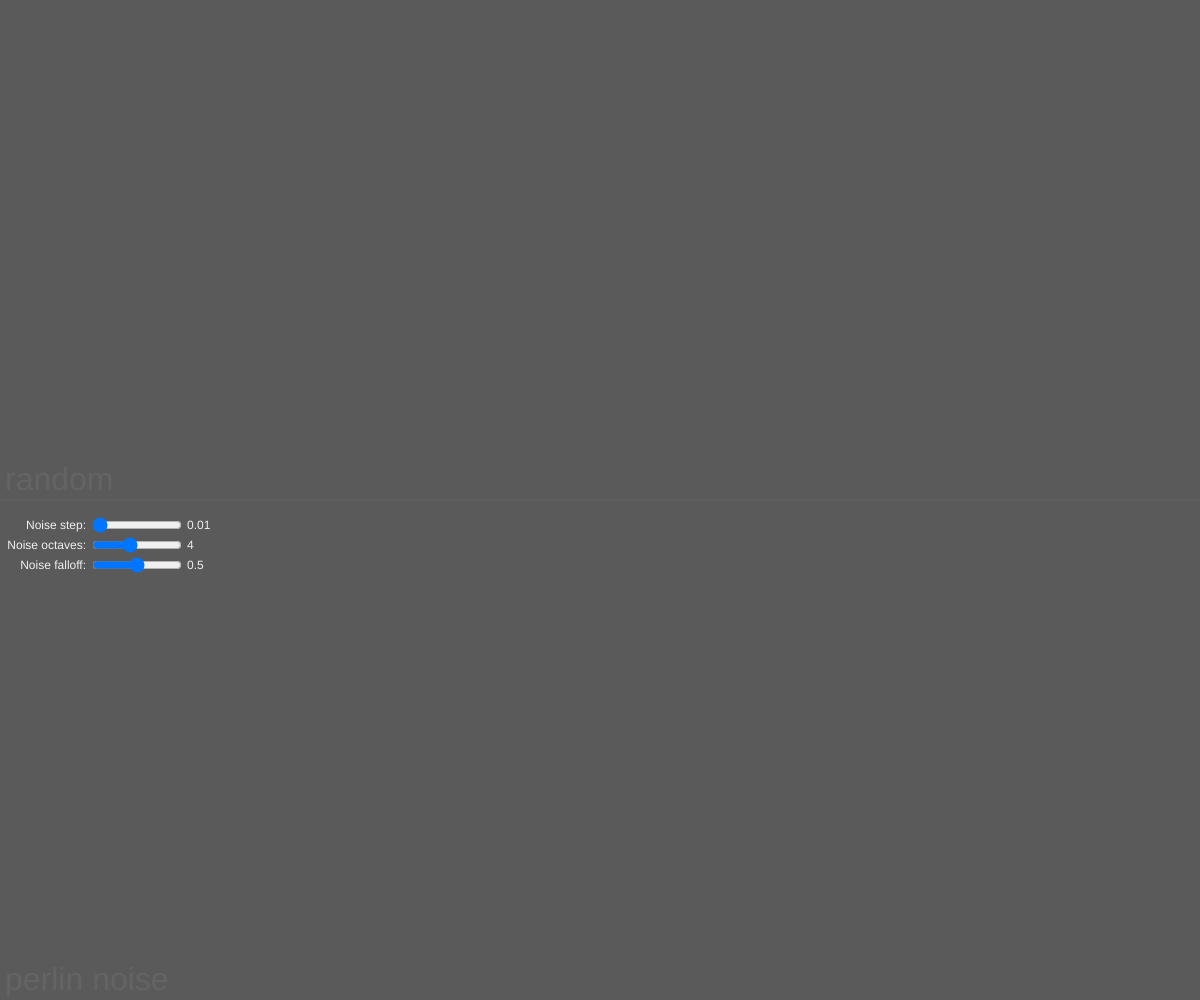
Frame 1 (no input)
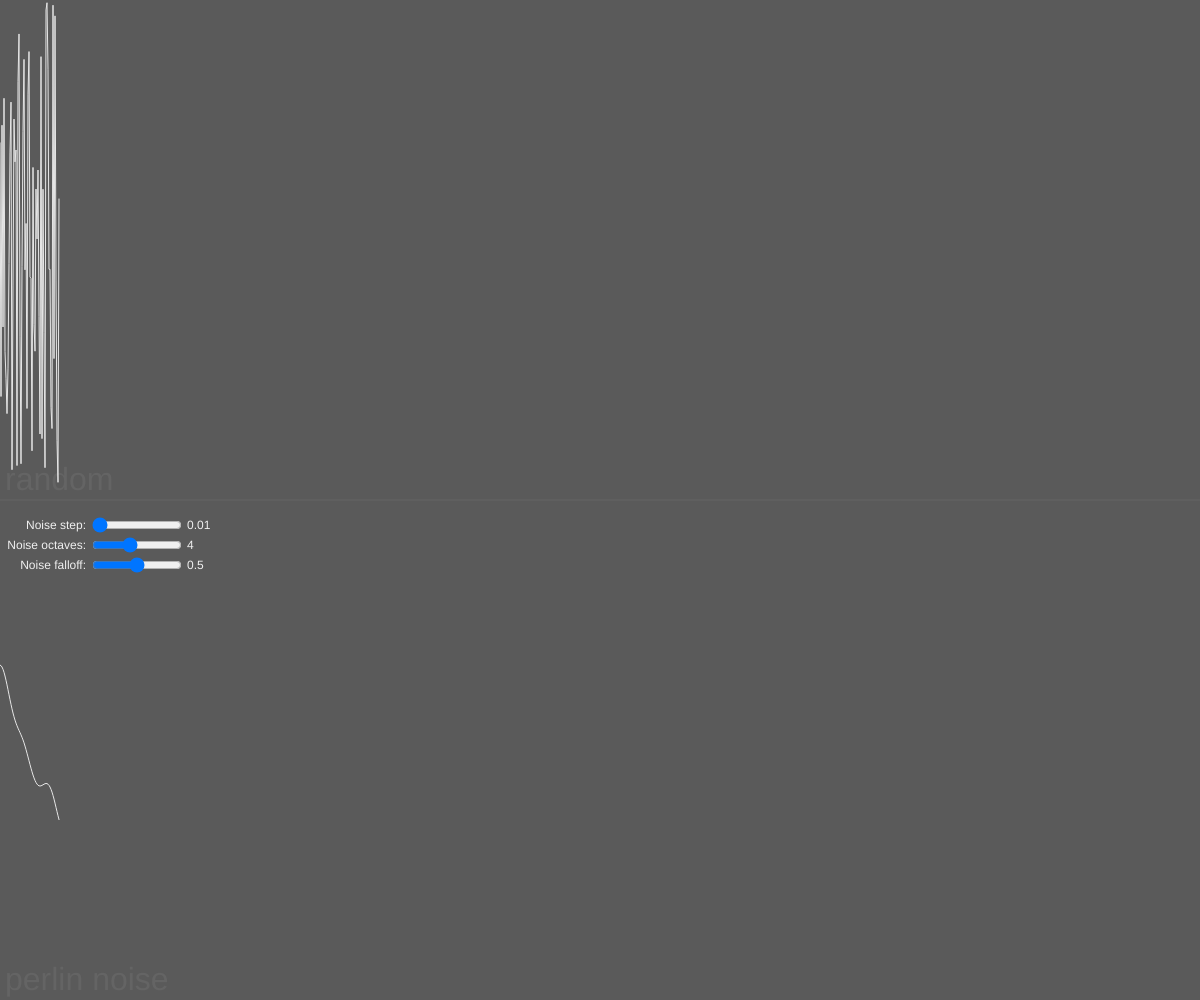
Frame 60 (no input)
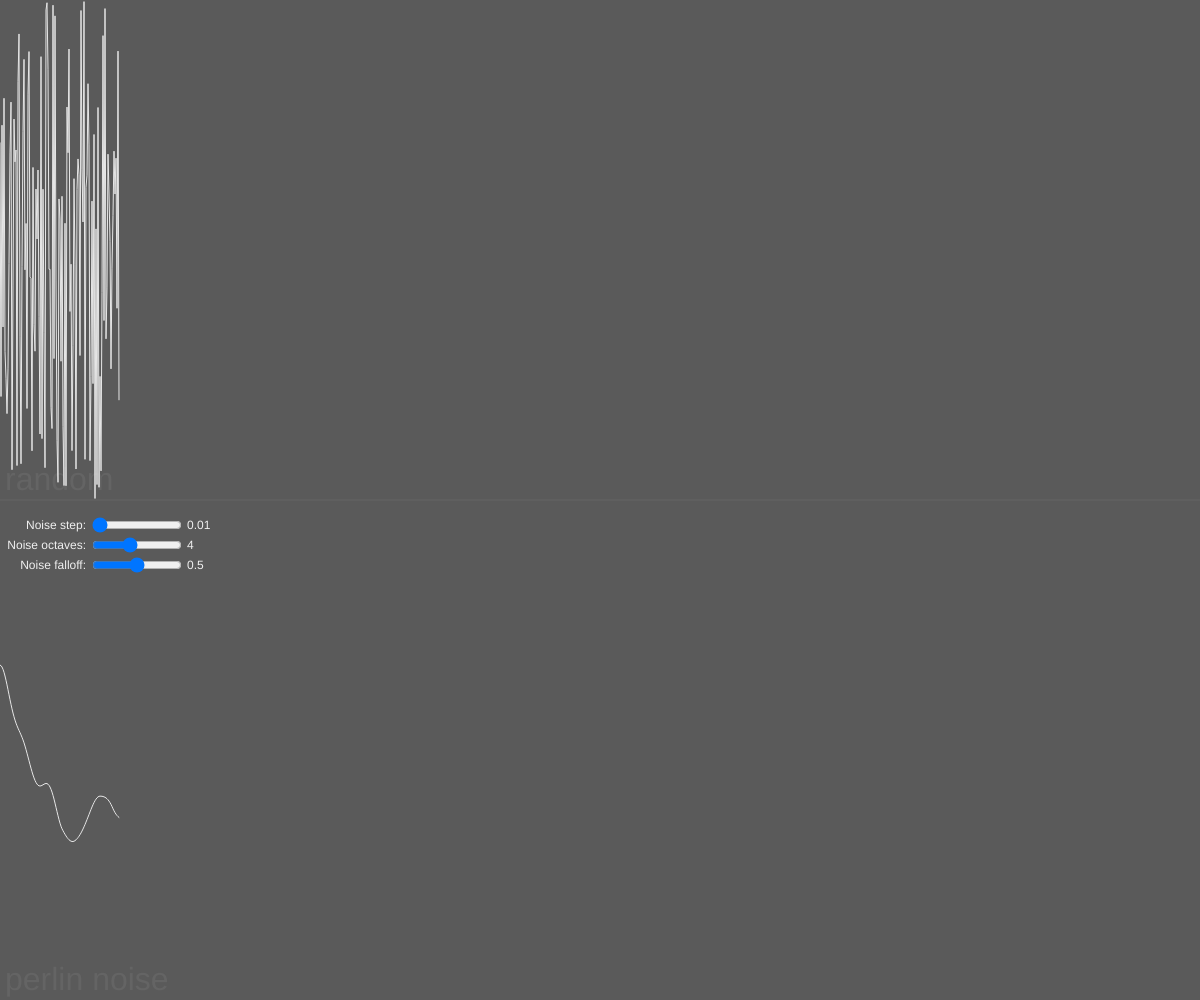
Frame 120 (the mouse pressed at the canvas centre since frame 60)

The p5.js sketch that drew these frames (run headless with seeded random() and noise() and a simulated clock; from frame 60 on, the mouse is pressed at the canvas centre):

// p5.js sketch
// ── sketch.js
/**
 * A playground for perlin noise.
 * 
 * For more on Perlin Noise and p5js, see the Coding Train's "Introduction to Perlin Noise":
 * https://www.youtube.com/playlist?list=PLRqwX-V7Uu6bgPNQAdxQZpJuJCjeOr7VD
 * 
 */

let randomGraph;

let noiseGraph;
let sliderNoiseStep;
let sliderNoiseOctaves; 
let sliderNoiseFalloff; 

let xNoiseInputVal = 0;

const numGraphs = 2;
let graphHeight = -1;

const xSliderPos = 90;
const ySliderBuffer = 4;

function setup() {
  createCanvas(windowWidth, windowHeight);

  // Accessibility: text description of the canvas for screen readers
  // https://p5js.org/reference/p5/describe/
  describe("Two scrolling line graphs stacked vertically that compare jagged random values on top with smoother Perlin noise values below, with sliders to adjust the noise step, octaves, and falloff.");

  graphHeight = height / numGraphs;
  let yGraph = 0;
  randomGraph = new Graph(0, yGraph, width, graphHeight, "random");
  yGraph += graphHeight;
  noiseGraph = new Graph(0, yGraph, width, graphHeight, "perlin noise");

  // Setup sliders
  sliderNoiseStep = createSlider(0, 2, 0.01, 0.001);
  sliderNoiseStep.position(xSliderPos, noiseGraph.getTop() + 15);
  sliderNoiseStep.style('width', '90px');

  sliderNoiseOctaves = createSlider(0, 10, 4, 1); // noise detail octave default is 4
  sliderNoiseOctaves.position(xSliderPos, sliderNoiseStep.y + sliderNoiseStep.height + ySliderBuffer);
  sliderNoiseOctaves.style('width', '90px');
  sliderNoiseOctaves.input(function(){
    noiseDetail(sliderNoiseOctaves.value());
    print("New sliderNoiseOctaves", sliderNoiseOctaves.value());
  });

  sliderNoiseFalloff = createSlider(0, 1, 0.5, 0.01); // needs to be between 0 and 1, default is 0.5
  sliderNoiseFalloff.position(xSliderPos, sliderNoiseOctaves.y + sliderNoiseOctaves.height + ySliderBuffer);
  sliderNoiseFalloff.style('width', '90px');
  sliderNoiseFalloff.input(function(){
    noiseDetail(sliderNoiseOctaves.value(), sliderNoiseFalloff.value());
    print("New sliderNoiseFalloff", sliderNoiseFalloff.value());
  });

}

function draw() {
  background(220);

  // add random or noise values to the graphs
  randomGraph.addItem(random());
  randomGraph.draw();

  const perlinNoiseVal = noise(xNoiseInputVal);
  noiseGraph.addItem(perlinNoiseVal);
  noiseGraph.draw();

  xNoiseInputVal += sliderNoiseStep.value();

  // separator
  stroke(100);
  line(0, randomGraph.getBottom(), width, randomGraph.getBottom());

  // draw slider and noise values
  noStroke();
  fill(240);
  
  let yTextPos = sliderNoiseStep.y + sliderNoiseStep.height - 2;
  const xSliderValTextPos = sliderNoiseStep.x + sliderNoiseStep.width + 7; 
  const xSliderLabelTextPos = sliderNoiseStep.x - 4;
  textAlign(RIGHT);
  text("Noise step:", xSliderLabelTextPos, yTextPos);
  textAlign(LEFT);
  text(nfc(sliderNoiseStep.value(), 3), xSliderValTextPos, yTextPos);

  yTextPos = sliderNoiseOctaves.y + sliderNoiseOctaves.height - 2;
  textAlign(RIGHT);
  text("Noise octaves:", xSliderLabelTextPos, yTextPos);
  textAlign(LEFT);
  text(sliderNoiseOctaves.value(), xSliderValTextPos, yTextPos);

  yTextPos = sliderNoiseFalloff.y + sliderNoiseFalloff.height - 2;
  textAlign(RIGHT);
  text("Noise falloff:", xSliderLabelTextPos, yTextPos);
  textAlign(LEFT);
  text(sliderNoiseFalloff.value(), xSliderValTextPos, yTextPos);
}

function windowResized() {
  resizeCanvas(windowWidth, windowHeight);

  // Resize the underlying graphs
  let yGraph = 0;
  graphHeight = height / numGraphs;
  randomGraph.moveAndResize(0, yGraph, width, graphHeight);
  yGraph += graphHeight;
  noiseGraph.moveAndResize(0, yGraph, width, graphHeight);

  // move the slider
  sliderNoiseStep.position(xSliderPos, noiseGraph.getTop() + 15);
  sliderNoiseOctaves.position(xSliderPos, sliderNoiseStep.y + sliderNoiseStep.height + ySliderBuffer);
  sliderNoiseFalloff.position(xSliderPos, sliderNoiseOctaves.y + sliderNoiseOctaves.height + ySliderBuffer);
}

/**
 * Simple graph class to plot random/noise data
 */
class Graph {
  constructor(x, y, width, height, title = "title", backgroundColor = color(90), strokeColor = color(230)) {
    this.x = x;
    this.y = y;
    this.width = width;
    this.height = height;
    this.backgroundColor = backgroundColor;
    this.strokeColor = strokeColor;

    this.data = new Array();
    this.title = title;
    this.titleSize = 32;
  }

  /**
   * Returns the left side of the graph
   * @return {Number} the left side of the graph
   */
  getLeft() {
    return this.x;
  }

  /**
   * Returns the right side of the graph
   * @return {Number} the right side of the graph
   */
  getRight() {
    return this.x + this.width;
  }

  /**
   * Returns the top of the graph
   * @return {Number} the top of the graph
   */
  getTop() {
    return this.y;
  }

  /**
   * Returns the bottom of the graph
   * @return {Number} the bottom of the graph
   */
  getBottom() {
    return this.y + this.height;
  }

  /**
   * Moves and resizes the graph within the canvas
   * 
   * @param {Number} newX the new X position
   * @param {Number} newY the new Y position
   * @param {Number} newWidth the new width position
   * @param {Number} newHeight the new height position
   */
  moveAndResize(newX, newY, newWidth, newHeight){
    this.x = newX;
    this.y = newY;
    this.width = newWidth;
    this.height = newHeight;
  }

  /**
   * Add a value between 0 and 1
   * @param {Number} val 
   */
  addItem(val) {
    if (this.data.length >= this.width) {
      let removedItem = this.data.shift();
    }
    val = constrain(val, 0, 1); // make sure val is indeed between 0 and 1
    this.data.push(val);
  }

  draw() {
    push();
    
    // draw background
    fill(this.backgroundColor);
    noStroke();
    rect(this.x, this.y, this.width, this.height);

    // draw title
    fill(100);
    textSize(this.titleSize);
    text(this.title, 5, this.getBottom() - 10);

    // draw graph
    noFill();
    stroke(this.strokeColor);
    beginShape();
    for (let x = 0; x < this.data.length; x++) {
      vertex(x, this.getBottom() - this.data[x] * this.height);
    }
    endShape();

    pop();
  }
}
